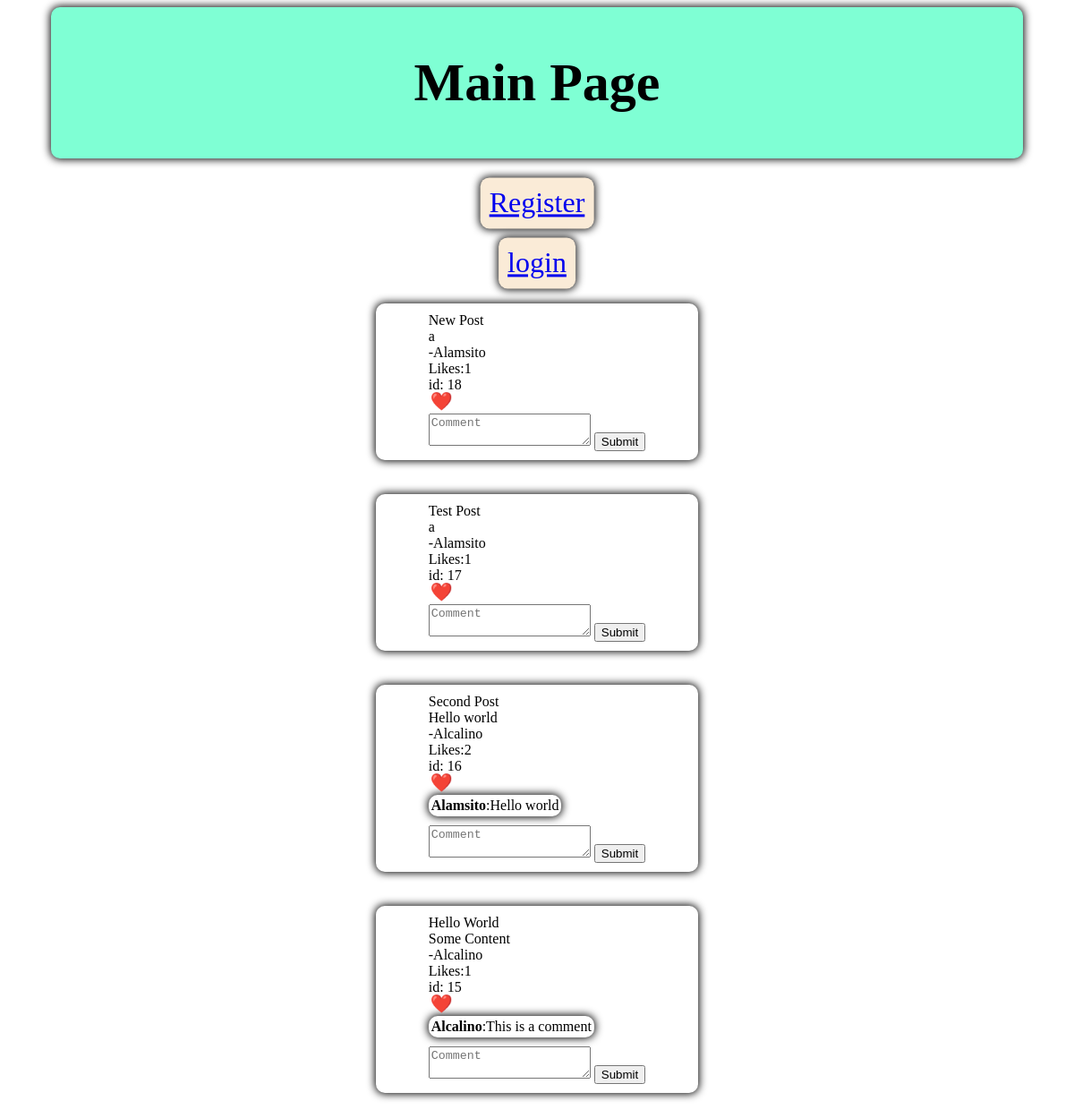
Before: / with the older database file.
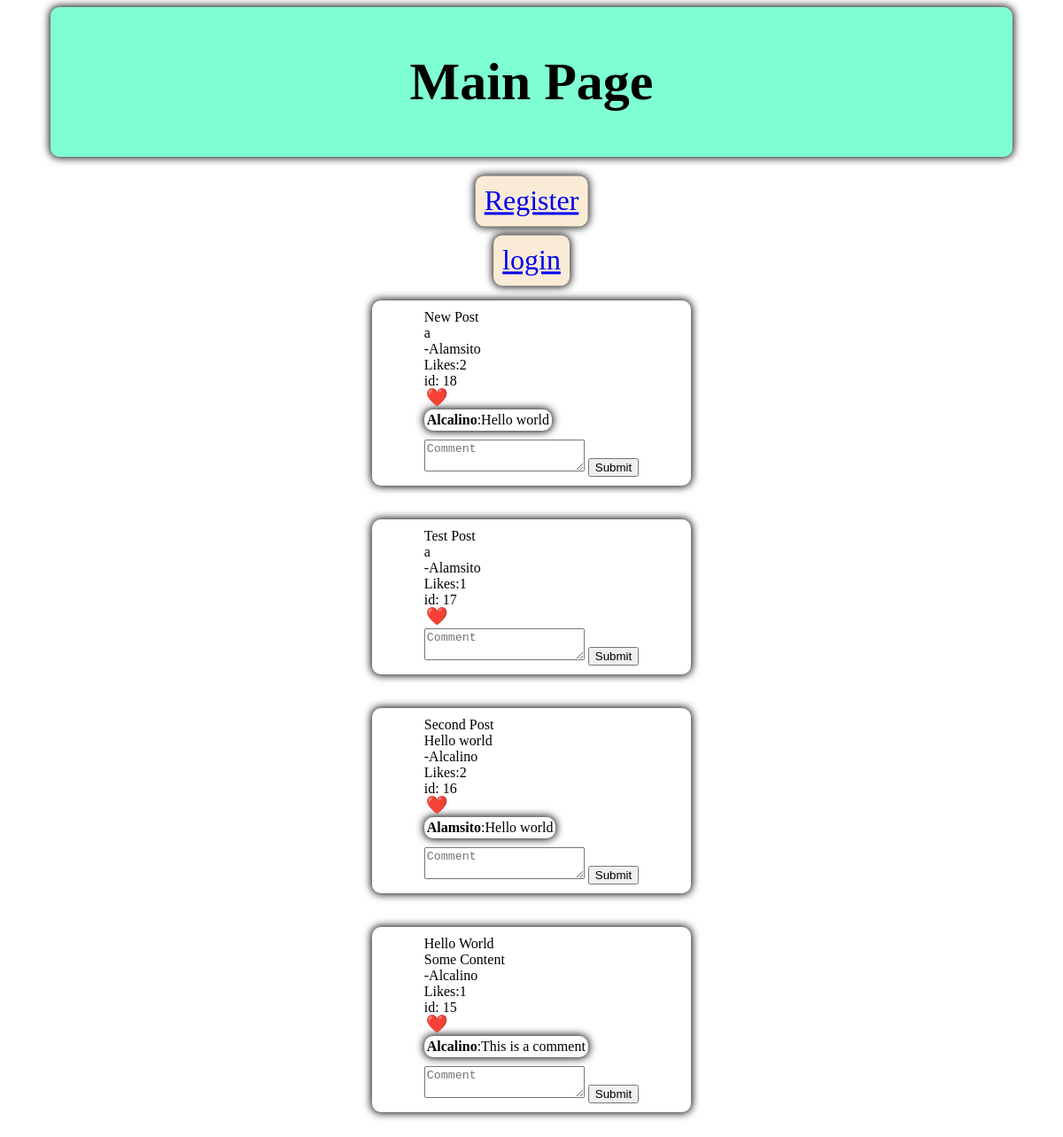
After: the same page with the newer database file.
### social/models.py (models this page shows)
class Post(models.Model):
    Title = models.CharField(max_length=20)
    Content = models.TextField(default= '')
    Likes = models.IntegerField(default=0)
    Published = models.BooleanField(default=False)
    Owner = models.ForeignKey(User, on_delete=models.CASCADE)
    LikedBy = models.JSONField(default=list)

class Comment(models.Model):
    Content = models.TextField()
    Owner = models.ForeignKey(User, on_delete=models.CASCADE)
    PostedOn = models.ForeignKey(Post, on_delete=models.CASCADE)

### MainPage/views.py (the view)
# urls.py: path('', views.MainPage ),
def MainPage(request):
    Posts = list(Post.objects.all())
    Posts = Posts[::-1]
    Comentarios = list(Comment.objects.all())
    context = {
        'PostData': Posts,
        'Comentarios': Comentarios
    }
    if request.user.is_authenticated == False:
        return render(request, 'index.html', context)
    else:
        return render(request, 'UserLogged.html', context)

### MainPage/templates/index.html (shortened to what this page needs)
<!DOCTYPE html>
<html lang="en">
<head>
    <link rel="stylesheet" type="text/css" href="/static/index.css">
</head>
<body>
    <div class = 'Page'>
        <div class = 'Content'>
            <h1>Main Page</h1>
        </div>
        <div class = 'buttons'><a href = 'accounts/register'>Register</a></div>
        <div class = 'buttons'><a href = 'accounts/login'>login</a></div>
    </div> <br>
<div>
    {% for post in PostData %}
    <div class = 'post'>
        {{post.Title}}<br> {{post.Content}} <br> -{{post.Owner}} <br> Likes:{{post.Likes}} <br> id: {{post.id}} <br>
        <form action="{% url 'like' %}" method="post">
            <input type = 'submit' name ='Like' value = '❤️' class = 'likebutton'>
        </form>
        {% for comment in post.comment_set.all %}
            <div class  = 'comment'>
                <strong>{{ comment.Owner.username }}</strong>:{{ comment.Content }}
            </div>
        {% endfor %}
        <form action="{% url 'comment' %}" method="post">
            <textarea name = 'comment' placeholder="Comment"></textarea>
            <input type = 'submit'>
        </form>
    </div> <br>
</div>
{%endfor%}
</body>
</html>

### mysite/static/index.css (style rules this page uses)
.buttons { background-color: antiquewhite; width: fit-content; padding: 10px; margin-top: 10px; border-radius: 10px; box-shadow: 0px 0px 10px 1px; position: relative; left: 50%; font-size: xx-large; transform: translate(-50%, 20%); transition: background-color 0.2s ease; }
.Content { margin:auto; width: 90%; padding: 10px; background-color: aquamarine; border-radius: 10px; box-shadow: 0 0 10px 1px; font-size: 30px; text-align: center; }
.post { background-color: white; width: fit-content; padding: 10px; box-shadow: 0px 0px 10px 1px; border-radius: 10px; transition: background-color 0.2s ease; margin: 10px auto; padding-left: 5%; padding-right: 5%; transition: all 0.2s ease; }
.comment { background-color: white; width: fit-content; padding: 3px; box-shadow: 0px 0px 10px 1px; border-radius: 10px; transition: background-color 0.2s ease; margin-bottom: 10px; }
.likebutton { border:0; background:none; transform: scale(1.5); margin-bottom: 5px; transition-duration: 0.3s; }

Changed rows visible on the page:
changed Post "New Post": Likes "1" → "2"
added Comment: Owner.username "Alcalino", Content "Hello world", shown under Post "New Post"
